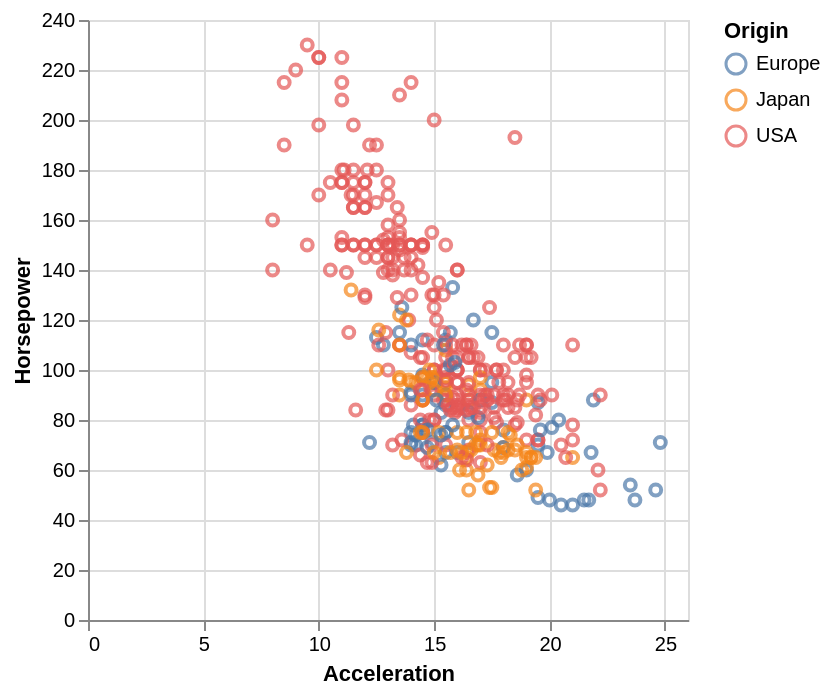

This figure's notebook cell:
### Markdown cell above
**Q: can you create a 2D scatterplot with `Acceleration` and `Horsepower`? Use `Origin` for the colors.**

### Code cell
# TODO: put your code here
alt.Chart(cars).mark_point().encode(
    x='Acceleration', y='Horsepower', color='Origin', 
)

### Figure 1 — Vega-Lite specification as saved in the notebook (floating-point values rounded to 4 significant figures; data arrays with more than 128 entries replaced by an {"elided": "..."} marker saying what was removed)
{"config": {"view": {"continuousWidth": 300, "continuousHeight": 300}}, "data": {"name": "data-583e73726c1545c56c203344161a975c"}, "mark": {"type": "point"}, "encoding": {"color": {"field": "Origin", "type": "nominal"}, "x": {"field": "Acceleration", "type": "quantitative"}, "y": {"field": "Horsepower", "type": "quantitative"}}, "$schema": "https://vega.github.io/schema/vega-lite/v6.1.0.json", "datasets": {"data-583e73726c1545c56c203344161a975c": {"elided": "406 records"}}}
